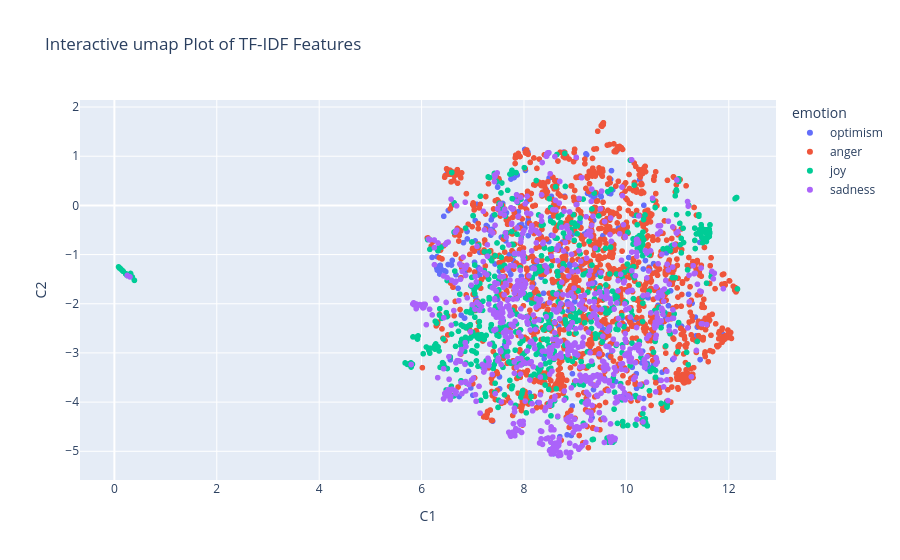

Notebook code cell kept with this figure:
### Code cell
## Using UMAP dimension reduction method

umap_df = pd.DataFrame({
    "C1": umap_embedding[:, 0],
    "C2": umap_embedding[:, 1],
    "text": X,
    "emotion": y
})

fig = px.scatter(
    umap_df,
    x="C1",
    y="C2",
    color="emotion",
    hover_data={
        "text": True,
        "C1": False,
        "C2": False
    },
    title="Interactive umap Plot of TF-IDF Features"
)

fig.show()

### Figure 1 — Plotly figure (JSON) as saved in the notebook; plotly's stock layout.template omitted (floating-point values rounded to 4 significant figures; data arrays with more than 128 entries replaced by an {"elided": "..."} marker saying what was removed)
{"data": [{"customdata": {"elided": "294x1 str values"}, "hovertemplate": "emotion=optimism<br>text=%{customdata[0]}<extra></extra>", "legendgroup": "optimism", "marker": {"color": "#636efa", "symbol": "circle"}, "mode": "markers", "name": "optimism", "showlegend": true, "type": "scattergl", "x": {"elided": "294 float values"}, "xaxis": "x", "y": {"elided": "294 float values"}, "yaxis": "y"}, {"customdata": {"elided": "1400x1 str values"}, "hovertemplate": "emotion=anger<br>text=%{customdata[0]}<extra></extra>", "legendgroup": "anger", "marker": {"color": "#EF553B", "symbol": "circle"}, "mode": "markers", "name": "anger", "showlegend": true, "type": "scattergl", "x": {"elided": "1400 float values"}, "xaxis": "x", "y": {"elided": "1400 float values"}, "yaxis": "y"}, {"customdata": {"elided": "708x1 str values"}, "hovertemplate": "emotion=joy<br>text=%{customdata[0]}<extra></extra>", "legendgroup": "joy", "marker": {"color": "#00cc96", "symbol": "circle"}, "mode": "markers", "name": "joy", "showlegend": true, "type": "scattergl", "x": {"elided": "708 float values"}, "xaxis": "x", "y": {"elided": "708 float values"}, "yaxis": "y"}, {"customdata": {"elided": "855x1 str values"}, "hovertemplate": "emotion=sadness<br>text=%{customdata[0]}<extra></extra>", "legendgroup": "sadness", "marker": {"color": "#ab63fa", "symbol": "circle"}, "mode": "markers", "name": "sadness", "showlegend": true, "type": "scattergl", "x": {"elided": "855 float values"}, "xaxis": "x", "y": {"elided": "855 float values"}, "yaxis": "y"}], "layout": {"legend": {"title": {"text": "emotion"}, "tracegroupgap": 0}, "title": {"text": "Interactive umap Plot of TF-IDF Features"}, "xaxis": {"anchor": "y", "domain": [0, 1], "title": {"text": "C1"}}, "yaxis": {"anchor": "x", "domain": [0, 1], "title": {"text": "C2"}}}}
